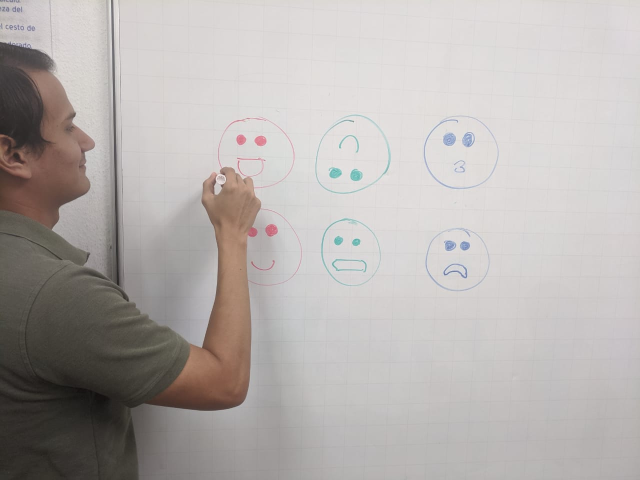
#> input picture emoji_draw.jpeg, 1280 x 960 px (shown at 1/2 size)
$ python -i emoji_classification.py   (imports and definitions only)   (older library calls are emulated)
#> lines starting #> are read from the running program, lines starting #| are printed output that depends on the picture; after the words box and inside, x2 and y2 are one past the last pixel; in counts of white or black regions, pixels touching at a corner belong together
import cv2 as cv2
import numpy as np
import os

from skin_detector.cv_helpers import plt_show_img

RGB_RED = (255, 0, 0)
RGB_BLUE = (0, 0, 255)
RGB_GREEN = (0, 255, 0)

def resize_image(img, d=200):
    dim = (d, d)
    return cv2.resize(img, dim, interpolation = cv2.INTER_AREA)

def grayscale_binarization(img, threshold=127, bin_val=255):
    _ , img = cv2.threshold(img, threshold, bin_val, cv2.THRESH_BINARY)
    return img

def apply_sobel(img, *params):
    ddepth = cv2.CV_16S
    scale = 1
    delta = 0
    kernel_size = 3

    img = cv2.GaussianBlur(img, (3, 3), cv2.BORDER_DEFAULT)
    #img = cv2.cvtColor(img, cv2.COLOR_RGB2GRAY)

    grad_x = cv2.Sobel(img, ddepth, 1, 0, ksize=kernel_size, scale=scale, delta=delta, borderType=cv2.BORDER_DEFAULT)
    grad_y = cv2.Sobel(img, ddepth, 0, 1, ksize=kernel_size, scale=scale, delta=delta, borderType=cv2.BORDER_DEFAULT)
    abs_grad_x = cv2.convertScaleAbs(grad_x)
    abs_grad_y = cv2.convertScaleAbs(grad_y)

    new_image = cv2.addWeighted(abs_grad_x, 0.5, abs_grad_y, 0.5, 0)
    #new_image = cv2.Sobel(img, cv2.CV_16S, 1, 0, ksize=3)

    return new_image

def process_image(img):
    kernel = np.ones((3,3),np.uint8)

    img = apply_sobel(img)
    img = grayscale_binarization(img, threshold=10, bin_val=255)
    img = cv2.morphologyEx(img, cv2.MORPH_CLOSE, kernel, 1)

    return img

def draw_contours(img):
    original = cv2.cvtColor(img, cv2.COLOR_GRAY2RGB)
    output = original.copy()
    img = process_image(img)

    contours, hier = cv2.findContours(img, cv2.RETR_CCOMP, cv2.CHAIN_APPROX_SIMPLE)
    filtered_cnt = []
    emoji_rois = []

    #print(hier)
    max_area = -1
    max_cnt = None
    for i, cnt in enumerate(contours):
        #perimeter = cv2.arcLength(cnt, True)
        #perimeter_points = cv2.approxPolyDP(cnt, 0.01 * perimeter, True)
        area = cv2.contourArea(cnt)
        # [4 lines of commented-out code are left out]
        if area > 100 and hier[0][i][3] == -1: #(10 < len(perimeter_points) < 20):
            if area > max_area:
                max_area = area
                max_cnt = cnt
            filtered_cnt.append(cnt)

    if max_cnt in filtered_cnt:
        filtered_cnt.remove(max_cnt)
    max_x, max_y , max_w, max_h = cv2.boundingRect(max_cnt)
    filtered_cnt2 = []

    for cnt in filtered_cnt:
        M = cv2.moments(cnt)
        cx = int(M['m10']/M['m00'])
        cy = int(M['m01']/M['m00'])
        if cx > max_x and cx < max_w and cy > max_y and cy < max_h:
            filtered_cnt2.append(cnt)

    for cnt in filtered_cnt2:
        x,y,w,h = cv2.boundingRect(cnt)
        roi = output[y:y+h, x:x+w].copy()
        emoji_rois.append(roi)
        cv2.rectangle(original, (x,y),(x+w,y+h), RGB_GREEN, 1)

    cv2.drawContours(output, filtered_cnt, -1, RGB_RED, 1)
    return original, emoji_rois

def export_emoji_roi(regions,t):
    try:
        os.mkdir('roi_emoji/')
    except Exception as e:
        print(e)

    n = len(os.listdir('roi_emoji/'))
    for i, img in enumerate(regions):
        try:
            bgr = cv2.cvtColor(img, cv2.COLOR_RGB2BGR)
            cv2.imwrite(os.path.join('roi_emoji', f'{i + n}_{t}.jpg'), bgr)
        except Exception as e:
            print(e)

# [10 lines not run here, left out]
            #plt_show_img(img)

>>> import cv2
>>> picture = cv2.imread('emoji_draw.jpeg', cv2.IMREAD_GRAYSCALE)
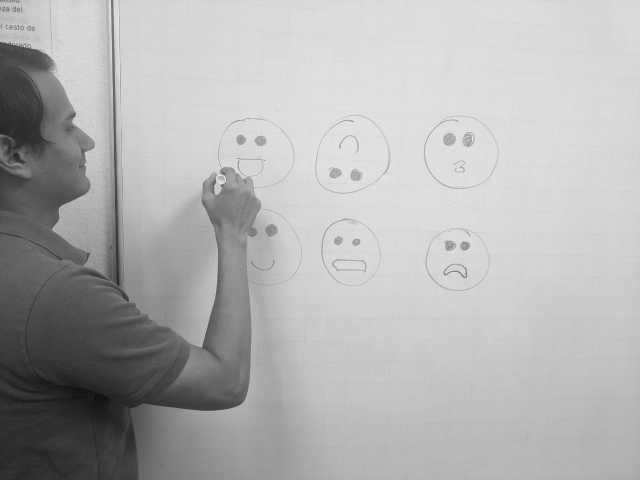
#> picture: shape (960, 1280) (shown at 1/2 size); min 12, max 251, mean 177.4
>>> result = draw_contours(picture)
#> in apply_sobel, `grad_x = cv2.Sobel(img, ddepth, 1, 0, ksize=kernel_size, scale=scale, ..`:
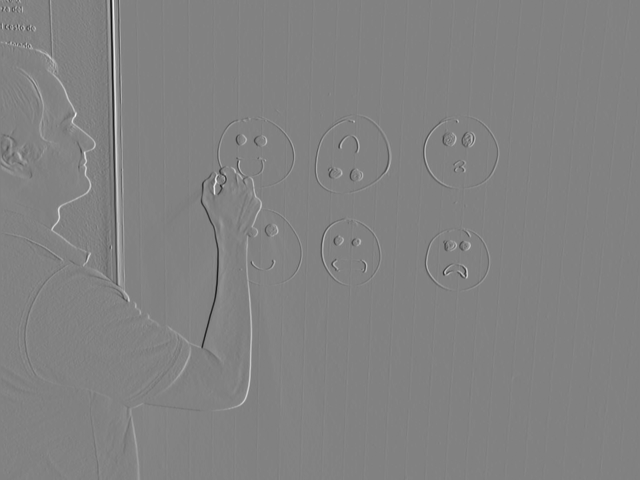
#> grad_x: shape (960, 1280) int16 (shown at 1/2 size); min -306, max 295, mean 0.8; drawn with min black and max white
#> in apply_sobel, `grad_y = cv2.Sobel(img, ddepth, 0, 1, ksize=kernel_size, scale=scale, ..`:
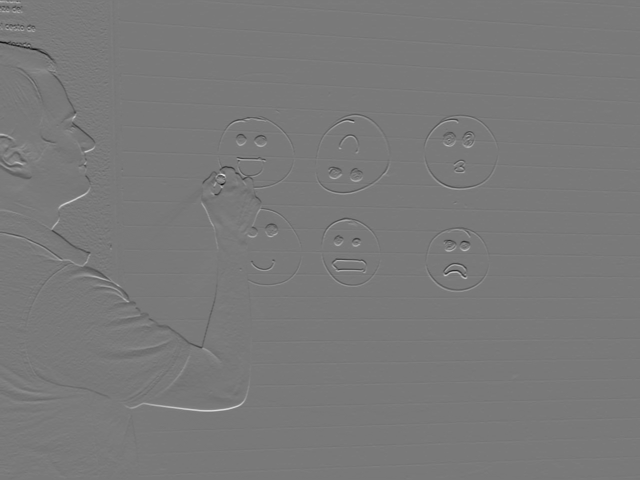
#> grad_y: shape (960, 1280) int16 (shown at 1/2 size); min -317, max 346, mean -0.6; drawn with min black and max white
#> in apply_sobel, `abs_grad_x = cv2.convertScaleAbs(grad_x)`:
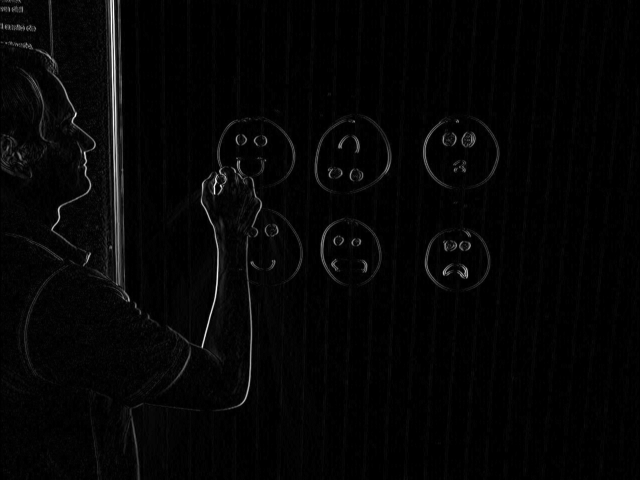
#> abs_grad_x: shape (960, 1280) (shown at 1/2 size); min 0, max 255, mean 5.1
#> in apply_sobel, `abs_grad_y = cv2.convertScaleAbs(grad_y)`:
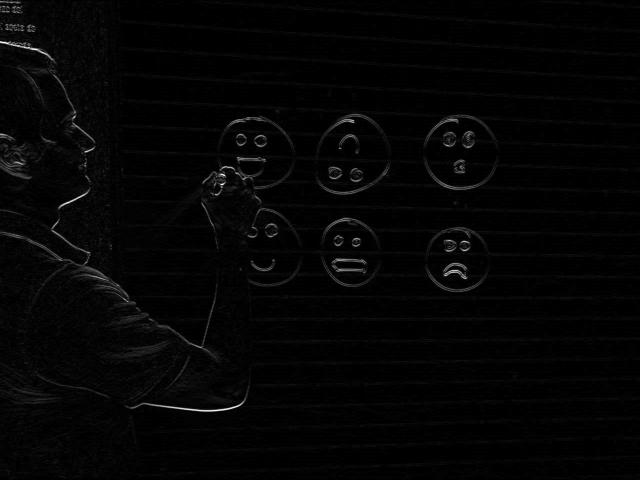
#> abs_grad_y: shape (960, 1280) (shown at 1/2 size); min 0, max 255, mean 4.4
#> in grayscale_binarization, `_ , img = cv2.threshold(img, threshold, bin_val, cv2.THRESH_BINARY)`:
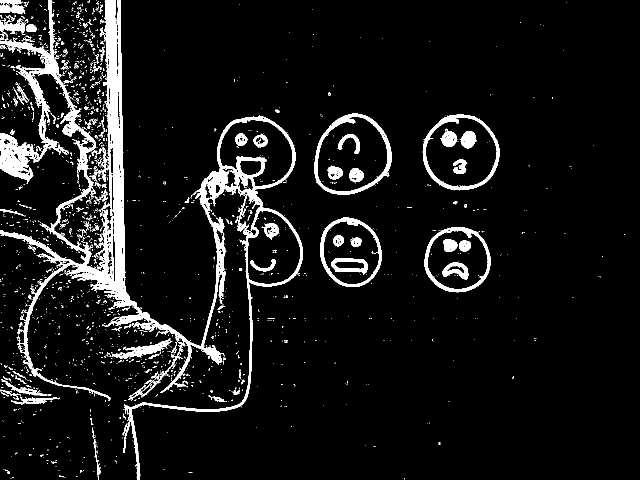
#> img: shape (960, 1280) (shown at 1/2 size); 7.6% white; 2130 white regions (1966 under 20 px), largest, box (x1, y1, x2, y2) and area: (0, 0, 606, 960) 55983, (629, 227, 784, 390) 3344, (845, 229, 999, 381) 3047
#> in process_image, `img = cv2.morphologyEx(img, cv2.MORPH_CLOSE, kernel, 1)`:
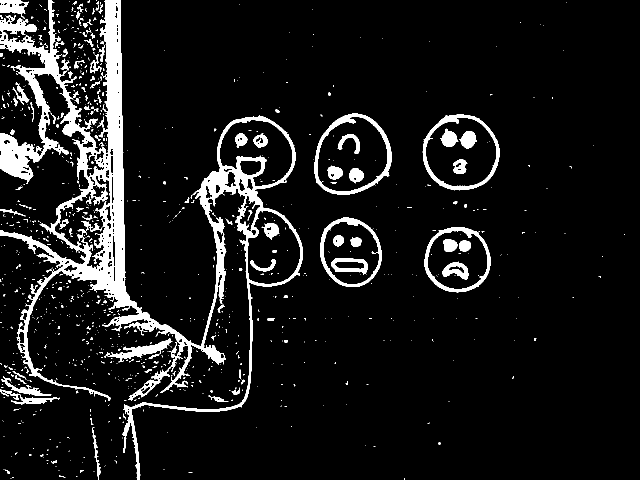
#> img: shape (960, 1280) (shown at 1/2 size); 8.8% white; 999 white regions (870 under 20 px)
#> in draw_contours, `contours, hier = cv2.findContours(img, cv2.RETR_CCOMP, cv2.CHAIN_APPRO..`: contours = 1175 contours, 980 with area under 20; largest, box (x1, y1, x2, y2) and area: (0, 0, 606, 960) 108012, (629, 227, 784, 390) 19216, (845, 229, 999, 381) 18120, (634, 233, 776, 384) 16069, (851, 234, 994, 374) 15293
#> the loop in draw_contours, `for i, cnt in enumerate(contours):` made 1175 passes
#> (area, max_area) on passes 46, 93, 279, 520, 595, 799, 803, 1020: (261.5, 261.5), (733.5, 733.5), (1609, 1609), (1693, 1693), (13523, 13523), (18120, 18120), (19216.5, 19216.5), (108011.5, 108011.5)
#> area on passes 19, 81, 132, 516, 518, 555: 24, 126.5, 682.5, 1091.5, 366, 401.5
#> after the loop in draw_contours, `for i, cnt in enumerate(contours):`: filtered_cnt = 33 contours; largest, box (x1, y1, x2, y2) and area: (0, 0, 606, 960) 108012, (629, 227, 784, 390) 19216, (845, 229, 999, 381) 18120, (849, 454, 981, 585) 13523, (640, 434, 763, 574) 13242; max_area = 108011.5; max_cnt = contour of 5761 points, box (x1, y1, x2, y2) (0, 0, 606, 960), area 108012
#> (the run stopped early here; a loop or call above may not have finished)
